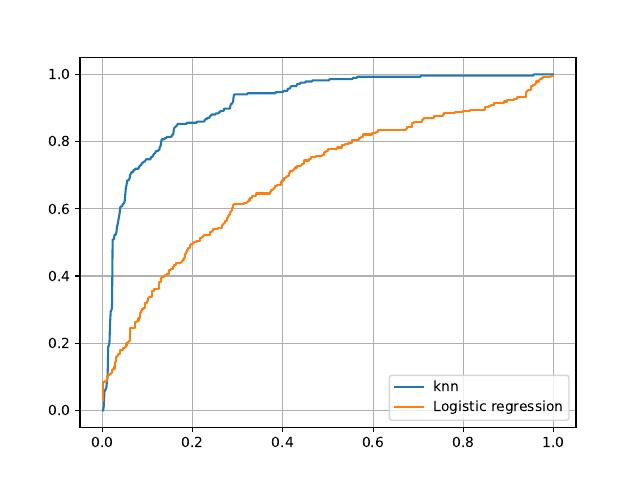

The script that saved this image:
import sys
import math
import matplotlib.pyplot as plt
import numpy as np
import pandas as pd
from sklearn.neighbors import KNeighborsClassifier

NUM_ITER = 10000
LR = 0.01
#np.set_printoptions(threshold=sys.maxsize)

def sigmoid(theta, x):
    z = np.dot(theta.T, x)
    sig = 1/(1+np.exp(-z))
    return sig

def loss_grad(theta, data, labels):
    total_samples = len(labels)
    total_samples = 10
    loss = np.zeros(3001)
    for i in range(0, total_samples):
        loss = loss + data[i]*(sigmoid(theta, data[i])-labels[i]);
    loss = loss/total_samples
    return loss

def knn_train_and_get_err (data, labels, test_data, test_labels, k):
    neigh = KNeighborsClassifier(n_neighbors=k)
    neigh.fit(data, labels)

    pred = neigh.predict(test_data)
    pred_confidence = neigh.predict_proba(test_data)
    err = np.count_nonzero(test_labels != pred)
    print("knn err = ", err)
    pred_conf_0, pred_conf_1 = np.split(pred_confidence, 2, axis=1)
    print("knn pred, pred_conf_0, pred_conf_1 = ", pred[0], pred_conf_0[0], pred_conf_1[0])
    return pred_conf_1.flatten()

       
def logistic_train_and_get_err (data, labels, test_data, test_labels):

    theta_0 = np.zeros(3001)

    for i in range(0, NUM_ITER):
        theta_t = theta_0 - LR*loss_grad(theta_0, data, labels);
        theta_0 = theta_t
    print(theta_t)
    
    pred = []
    pred_confidence = []
    for i in range(0, 1000):
        prediction = sigmoid(theta_t, test_data[i])
        if (prediction >= 0.5):
            pred.append(1)
        else:
            pred.append(0)
        pred_confidence.append(prediction)
    err = np.count_nonzero(test_labels != pred)
    print("logistic error = ", err)
    return pred_confidence

def form_data(df, T_START, T_END, TOTAL):
    df_train = df.drop('Email No.', axis=1)
    df_train = df_train.drop('Prediction', axis=1)
    if (T_START == 0): # 0 to 1000 is test set, then 1000:5000 is training set
        df_train = df_train[T_END:TOTAL]
    elif (T_END == TOTAL): # 4000 to 5000 is test set, then training set is 0:4000
        df_train = df_train[0:T_START]
    else:
        df_train1 = df_train[0:T_START] #first get 0 to T_START
        df_train2 = df_train[T_END:TOTAL]
        frames = [df_train1, df_train2]
        df_train = pd.concat(frames)

    df_test = df.drop('Email No.', axis=1)
    df_test = df_test.drop('Prediction', axis=1)
    df_test = df_test[T_START:T_END]

    df_label = df["Prediction"]
    df_label1 = df_label[0:T_START]
    if (T_END != TOTAL):
        df_label2 = df_label[T_END:TOTAL]
        frames = [df_label1, df_label2]
        df_label = pd.concat(frames)
    else:
        df_label = df_label1

    df_test_label = df["Prediction"]
    df_test_label = df_test_label[T_START:T_END]

    data = df_train.to_numpy()
    labels = df_label.to_numpy()

    test_data = df_test.to_numpy()
    test_labels = df_test_label.to_numpy()

    ones = np.ones(4000)
    ones = np.expand_dims(ones, axis=1)
    data = np.append(data, ones, axis=1)

    ones = np.ones(1000)
    ones = np.expand_dims(ones, axis=1)
    test_data = np.append(test_data, ones, axis=1)

    return data, labels, test_data, test_labels
    
df = pd.read_csv("emails.csv")

data1, labels1, test_data1, test_labels1 = form_data(df, 0, 1000, 5000)
log_pred = logistic_train_and_get_err(data1, labels1, test_data1, test_labels1)
knn_pred = knn_train_and_get_err(data1, labels1, test_data1, test_labels1, 5)

df_ones = df[0:1000]
df_ones = df_ones[df_ones["Prediction"] == 1]
print(df_ones.shape[0])

test_labels1 = np.expand_dims(test_labels1, axis=1)
knn_pred = np.expand_dims(knn_pred, axis=1)
knn_pred = np.append(knn_pred, test_labels1, axis=1)
#print(knn_pred)
knn_pred = knn_pred[knn_pred[:, 0].argsort()[::-1]]
knn_pred, knn_labels = np.split(knn_pred, 2, axis=1)
print(knn_pred)

log_pred = np.expand_dims(log_pred, axis=1)
log_pred = np.append(log_pred, test_labels1, axis=1)
#print(log_pred)
log_pred = log_pred[log_pred[:, 0].argsort()[::-1]]
log_pred, log_labels = np.split(log_pred, 2, axis=1)
print(log_pred)

#log_pred = np.sort(log_pred)
#log_pred = log_pred[::-1]
#knn_pred = np.sort(knn_pred)
#knn_pred = knn_pred[::-1]
#print(log_pred)
#print(knn_pred)

num_neg = 1000 - df_ones.shape[0]
num_pos = df_ones.shape[0]
TP = 0
FP = 0
last_TP = 0

knn_FPR = []
knn_TPR = []
for i in range(1, 1000):
    if i > 1 and knn_pred[i] != knn_pred[i-1] and knn_labels[i] == 0 and TP > last_TP:
        FPR = FP/num_neg
        TPR = TP/num_pos
        knn_FPR.append(FPR)
        knn_TPR.append(TPR)
        last_TP = TP
    if knn_labels[i] == 1:
        TP += 1
    else:
        FP += 1
        FPR = FP/num_neg
        TPR = TP/num_pos
        knn_FPR.append(FPR)
        knn_TPR.append(TPR)


TP = 0
FP = 0
last_TP = 0
log_FPR = []
log_TPR = []
for i in range(1, 1000):
    if i > 1 and log_pred[i] != log_pred[i-1] and log_labels[i] == 0 and TP > last_TP:
        FPR = FP/num_neg
        TPR = TP/num_pos
        log_FPR.append(FPR)
        log_TPR.append(TPR)
        last_TP = TP
    if log_labels[i] == 1:
        TP += 1
    else:
        FP += 1
        FPR = FP/num_neg
        TPR = TP/num_pos
        log_FPR.append(FPR)
        log_TPR.append(TPR)



plt.plot(knn_FPR, knn_TPR, label='knn')
plt.plot(log_FPR, log_TPR, label='Logistic regression')
plt.grid()
plt.legend(loc='lower right')
plt.savefig('roc_q5.pdf', format='pdf')
